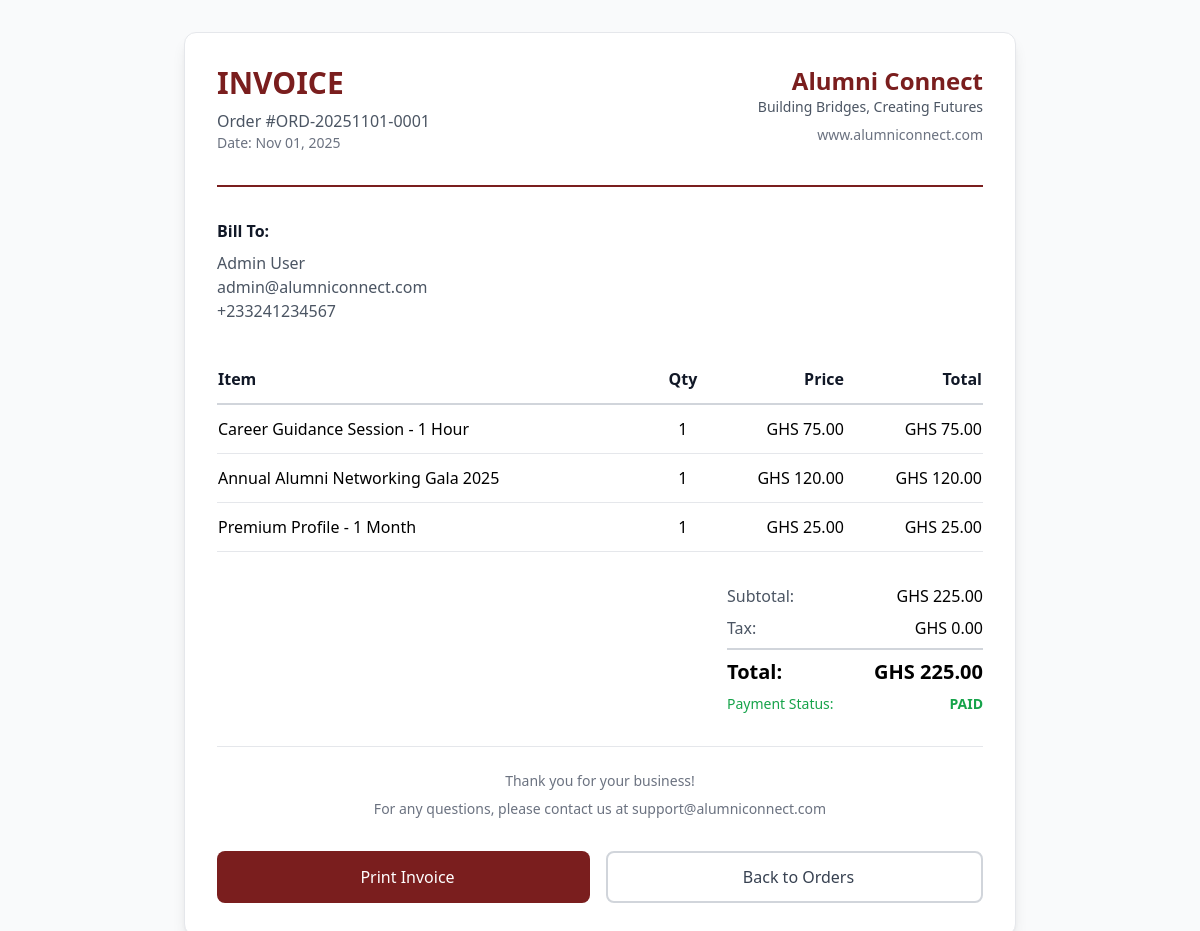
The app's page /views/invoice.php?order=ORD-20251101-0001 (signed in) with its own data.
### tables this page shows
CREATE TABLE `orders` (
  `order_id` int(11) NOT NULL,
  `order_number` varchar(50) NOT NULL,
  `user_id` int(11) NOT NULL,
  `total_amount` decimal(10,2) NOT NULL,
  `discount_amount` decimal(10,2) DEFAULT 0.00,
  `coupon_id` int(11) DEFAULT NULL,
  `coupon_code` varchar(50) DEFAULT NULL,
  `tax_amount` decimal(10,2) DEFAULT 0.00,
  `final_amount` decimal(10,2) NOT NULL,
  `order_status` enum('pending','processing','completed','cancelled','refunded') NOT NULL DEFAULT 'pending',
  `payment_status` enum('pending','paid','failed','refunded') NOT NULL DEFAULT 'pending',
  `payment_method` varchar(50) DEFAULT NULL,
  `payment_reference` varchar(100) DEFAULT NULL,
  `billing_name` varchar(200) DEFAULT NULL,
  `billing_email` varchar(150) DEFAULT NULL,
  `billing_phone` varchar(20) DEFAULT NULL,
  `notes` text DEFAULT NULL,
  `date_created` timestamp NOT NULL DEFAULT current_timestamp(),
  `date_updated` timestamp NULL DEFAULT NULL ON UPDATE current_timestamp()
);

CREATE TABLE `order_items` (
  `order_item_id` int(11) NOT NULL,
  `order_id` int(11) NOT NULL,
  `service_id` int(11) NOT NULL,
  `service_name` varchar(200) NOT NULL COMMENT 'Stored for historical record',
  `quantity` int(11) NOT NULL DEFAULT 1,
  `unit_price` decimal(10,2) NOT NULL,
  `total_price` decimal(10,2) NOT NULL,
  `selected_date` date DEFAULT NULL,
  `selected_time` time DEFAULT NULL,
  `special_requests` text DEFAULT NULL,
  `fulfillment_status` enum('pending','scheduled','completed','cancelled') DEFAULT 'pending',
  `date_created` timestamp NOT NULL DEFAULT current_timestamp()
);

### settings/db_class.php (called while the page is built, shortened)
<?php
if (!class_exists('db_connection')) {
    class db_connection
    {
        public $db = null;
        public $results = null;
        function db_connect()
        {
            $this->db = mysqli_connect(SERVER, USERNAME, PASSWD, DATABASE);
            if (mysqli_connect_errno()) {
                return false;
            } else {
                return true;
            }
        }
        function db_conn()
        {
            $this->db = mysqli_connect(SERVER, USERNAME, PASSWD, DATABASE);
            if (mysqli_connect_errno()) {
                return false;
            } else {
                return $this->db;
            }
        }
        function db_query($sqlQuery)
        {
            $this->results = mysqli_query($this->db, $sqlQuery);
            if ($this->results == false) {
                return false;
            } else {
                return true;
            }
        }
        function db_fetch_one($sql)
        {
            if (!$this->db_query($sql)) {
                return false;
            }
            return mysqli_fetch_assoc($this->results);
        }
        function db_fetch_all($sql)
        {
            if (!$this->db_query($sql)) {
                return false;
            }
            return mysqli_fetch_all($this->results, MYSQLI_ASSOC);
        }
    }
}

### classes/order_class.php (called while the page is built, shortened)
<?php
require_once(dirname(__FILE__).'/../settings/db_class.php');
class Order extends db_connection {
    public function getOrderByNumber($order_number) {
        $order_number = mysqli_real_escape_string($this->db_conn(), $order_number);
        $sql = "SELECT o.*, u.first_name, u.last_name, u.email
                FROM orders o
                INNER JOIN users u ON o.user_id = u.user_id
                WHERE o.order_number = '$order_number'";
        return $this->db_fetch_one($sql);
    }
    public function getOrderItems($order_id) {
        $order_id = intval($order_id);
        $sql = "SELECT * FROM order_items WHERE order_id = $order_id ORDER BY order_item_id";
        return $this->db_fetch_all($sql);
    }
}
?>

### views/invoice.php (the view, shortened to what this page needs)
<?php
$order_number = $_GET['order'] ?? null;
require_once(dirname(__FILE__).'/../classes/order_class.php');
$order_obj = new Order();
$order = $order_obj->getOrderByNumber($order_number);
$order_items = $order_obj->getOrderItems($order['order_id']);
?>
<!DOCTYPE html>
<html lang="en">
<head>
    <script src="https://cdn.tailwindcss.com"></script>
</head>
<body class="bg-gray-50">
    <div class="max-w-4xl mx-auto p-8">
        <div class="bg-white rounded-xl shadow-lg border border-gray-200 p-8">
            <div class="flex justify-between items-start mb-8 pb-8 border-b-2 border-primary">
                <div>
                    <h1 class="text-3xl font-bold text-primary mb-2">INVOICE</h1>
                    <p class="text-gray-600">Order #<?php echo htmlspecialchars($order_number); ?></p>
                    <p class="text-sm text-gray-500">Date: <?php echo date('M d, Y', strtotime($order['date_created'] ?? 'now')); ?></p>
                </div>
                <div class="text-right">
                    <h2 class="text-2xl font-bold text-primary">Alumni Connect</h2>
                    <p class="text-sm text-gray-600">Building Bridges, Creating Futures</p>
                    <p class="text-sm text-gray-500 mt-2">www.alumniconnect.com</p>
                </div>
            </div>
            <div class="mb-8">
                <h3 class="font-bold text-gray-900 mb-2">Bill To:</h3>
                <p class="text-gray-600"><?php echo htmlspecialchars($order['billing_name']); ?></p>
                <p class="text-gray-600"><?php echo htmlspecialchars($order['billing_email']); ?></p>
                <p class="text-gray-600"><?php echo htmlspecialchars($order['billing_phone']); ?></p>
            </div>
            <table class="w-full mb-8">
                <thead>
                    <tr class="border-b-2 border-gray-300">
                        <th class="text-left py-3 font-bold text-gray-900">Item</th>
                        <th class="text-center py-3 font-bold text-gray-900">Qty</th>
                        <th class="text-right py-3 font-bold text-gray-900">Price</th>
                        <th class="text-right py-3 font-bold text-gray-900">Total</th>
                    </tr>
                </thead>
                <tbody>
                    <?php foreach ($order_items as $item): ?>
                        <tr class="border-b border-gray-200">
                            <td class="py-3"><?php echo htmlspecialchars($item['service_name']); ?></td>
                            <td class="text-center py-3"><?php echo $item['quantity']; ?></td>
                            <td class="text-right py-3">GHS <?php echo number_format($item['unit_price'] ?? 0, 2); ?></td>
                            <td class="text-right py-3">GHS <?php echo number_format($item['total_price'] ?? 0, 2); ?></td>
                        </tr>
                    <?php endforeach; ?>
                </tbody>
            </table>
            <div class="flex justify-end mb-8">
                <div class="w-64 space-y-2">
                    <div class="flex justify-between">
                        <span class="text-gray-600">Subtotal:</span>
                        <span class="font-medium">GHS <?php echo number_format($order['total_amount'] ?? 0, 2); ?></span>
                    </div>
                    <div class="flex justify-between">
                        <span class="text-gray-600">Tax:</span>
                        <span class="font-medium">GHS <?php echo number_format($order['tax_amount'] ?? 0, 2); ?></span>
                    </div>
                    <div class="flex justify-between text-xl font-bold border-t-2 border-gray-300 pt-2">
                        <span>Total:</span>
                        <span>GHS <?php echo number_format($order['final_amount'] ?? 0, 2); ?></span>
                    </div>
                    <div class="flex justify-between text-sm">
                        <span class="text-green-600">Payment Status:</span>
                        <span class="font-bold text-green-600"><?php echo strtoupper($order['payment_status'] ?? 'PENDING'); ?></span>
                    </div>
                </div>
            </div>
            <div class="border-t border-gray-200 pt-6 text-center text-sm text-gray-500">
                <p>Thank you for your business!</p>
                <p class="mt-2">For any questions, please contact us at support@alumniconnect.com</p>
            </div>
            <div class="no-print flex gap-4 mt-8">
                <button onclick="window.print()" class="flex-1 px-6 py-3 bg-primary text-white rounded-lg hover:bg-primary/90 transition-colors">
                    <i class="fas fa-print mr-2"></i>Print Invoice
                </button>
                <a href="orders.php" class="flex-1 px-6 py-3 border-2 border-gray-300 text-gray-700 text-center rounded-lg hover:bg-gray-50 transition-colors">
                    <i class="fas fa-arrow-left mr-2"></i>Back to Orders
                </a>
            </div>
        </div>
    </div>
</body>
</html>

### records on screen
orders: date_created "Nov 01, 2025", billing_name "Admin User", billing_email "admin@alumniconnect.com", billing_phone "+233241234567", total_amount "225.00", tax_amount "0.00", final_amount "225.00", payment_status "PAID"
order_items: service_name "Career Guidance Session - 1 Hour", quantity "1", unit_price "75.00", total_price "75.00"
order_items: service_name "Annual Alumni Networking Gala 2025", quantity "1", unit_price "120.00", total_price "120.00"
order_items: service_name "Premium Profile - 1 Month", quantity "1", unit_price "25.00", total_price "25.00"

### other values on screen
$order_number "ORD-20251101-0001"
